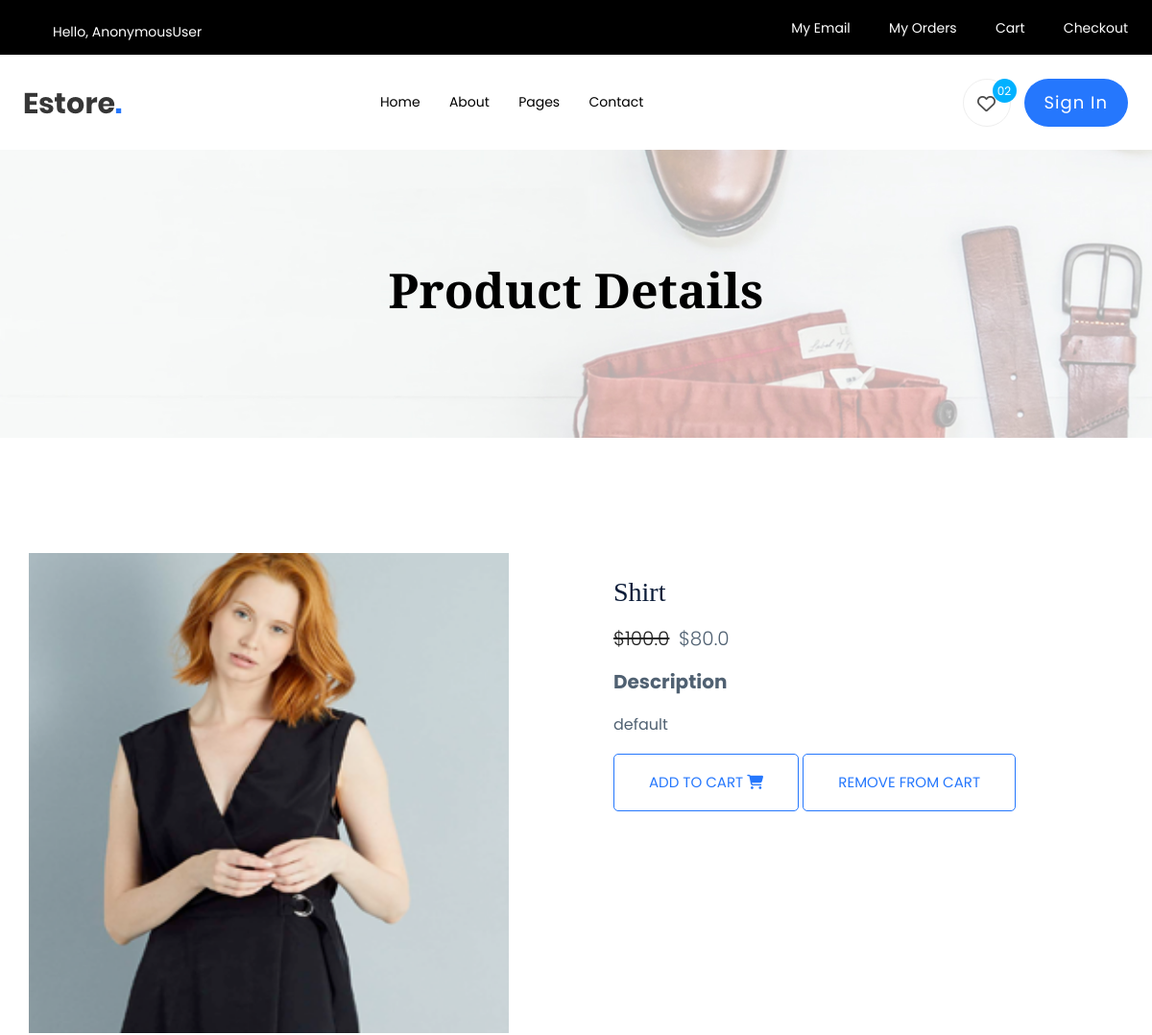
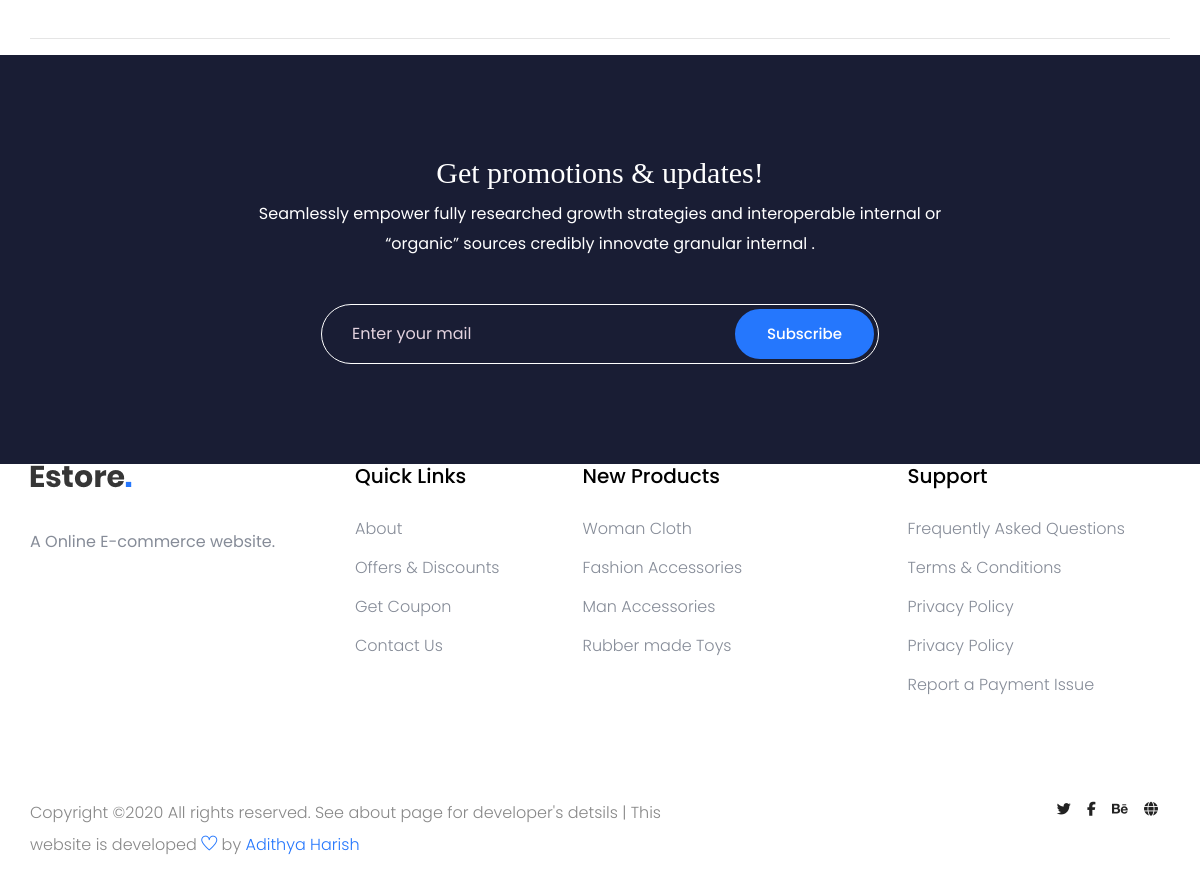
The app's page /product/test-product-1/ with its own data (2 pictures, top to bottom).
### blog/models.py (models this page shows, shortened)
class Item(models.Model):
    title = models.CharField(max_length=100)
    price = models.FloatField()
    discount_price = models.FloatField(blank=True, null=True)
    category = models.CharField(choices=CATEGORY_CHOICES, max_length=2)
    slug = models.SlugField(unique=True)
    description = models.TextField()
    image = models.ImageField(blank=True, null=True)
    def get_add_to_cart_url(self):
        return reverse("add-to-cart", kwargs={
            'slug': self.slug
        })
    def get_remove_from_cart_url(self):
        return reverse("remove-from-cart", kwargs={
            'slug': self.slug
        })

### blog/views.py (the view)
# urls.py: path('product/<slug>/', ItemDetailView.as_view(), name='product'),
class ItemDetailView(DetailView):
    model = Item
    template_name = 'blog/single-product.html'

### blog/templates/blog/single-product.html
{% extends "blog/layout.html" %}
{% load static %}
{% load crispy_forms_tags %}
{% block content %}
    <div class="slider-area ">
        <div class="single-slider slider-height2 d-flex align-items-center" data-background="{% static 'assets/img/hero/category.jpg' %}">
            <div class="container">
                <div class="row">
                    <div class="col-xl-12">
                        <div class="hero-cap text-center">
                            <h2>product Details</h2>
                        </div>
                    </div>
                </div>
            </div>
        </div>
    </div>
  <main class="mt-5 pt-4">
    <div class="container dark-grey-text mt-5">
      <div class="row wow fadeIn">
        <div class="col-md-6 mb-4">
          <img src="{{ object.image.url }}" class="img-fluid" alt="" style="width:500px;height:500px;">
        </div>
        <div class="col-md-6 mb-4">
          <div class="p-4">
            <div class="mb-3">
			    <h3>{{ object.get_category_display }}
                </h3>
            </div>
            <p class="lead">
              {% if object.discount_price %}
              <span class="mr-1">
                <del>${{ object.price }}</del>
              </span>
              <span>${{ object.discount_price }}</span>
              {% else %}
              <span>${{ object.price }}</span>
              {% endif %}
            </p>
            <p class="lead font-weight-bold">Description</p>
            <p>{{ object.description }}</p>
             <div class="add_to_cart">
                  <a href="{{ object.get_add_to_cart_url }}" class="btn_3">Add to cart<i class="fas fa-shopping-cart ml-1"></i></a>
				  <a href="{{ object.get_remove_from_cart_url }}" class="btn_3">remove from cart</a>
              </div>
          </div>
        </div>
      </div>
      <hr>
    </div>
  </main>
   <section class="subscribe_part section_padding">
      <div class="container">
          <div class="row justify-content-center">
              <div class="col-lg-8">
                  <div class="subscribe_part_content">
                      <h2>Get promotions & updates!</h2>
                      <p>Seamlessly empower fully researched growth strategies and interoperable internal or “organic” sources credibly innovate granular internal .</p>
                      <div class="subscribe_form">
                          <input type="email" placeholder="Enter your mail">
                          <a href="#" class="btn_1">Subscribe</a>
                      </div>
                  </div>
              </div>
          </div>
      </div>
  </section>
 {% endblock content %}

### records on screen
Item: image (picture), category "Shirt", price "100.0", discount_price "80.0", description "default"

### other values on screen
{{ user }} "AnonymousUser"
